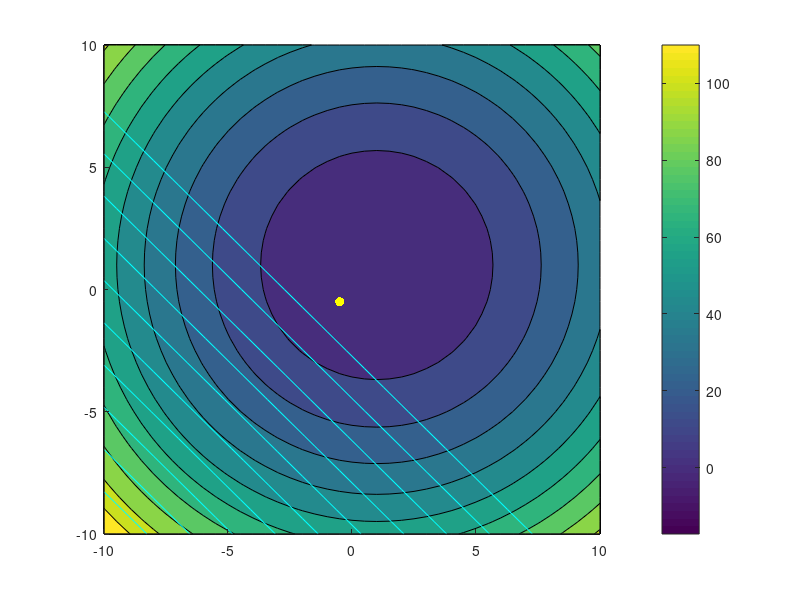

MATLAB code for this plot:
%% Eng Design Opt Hw 3:
%% Problem 1
% Created by Rebecca Garcia
%% Graphing Variables
x = -10:.5:10;
y = -10:.5:10;
x = x';
y = y';
%% Initializing matrices
m = length(x);
f = zeros(m); g = zeros(m);
%% Constants
x0 = 1;
y0 = 1;
a = 1; b = 1; c = 1;
%% Objective Function loop
for i = 1:m
    for j = 1:m
    f(i,j) = .5*((x(i)-x0)^2+(y(j)-y0)^2 ); % Obj Function
    g(i,j) = x(i) + y(j) + 1;       % Constraint loop
        if g(i,j) > 0
            g(i,j) = NaN;
        end 
        
    end
end
%% Plot
figure (1)
hold on
contourf(x,y,f)
contour(x,y,g,'c')
plot(-.5,-.5,'y.','MarkerSize',20)
colorbar
hold off
